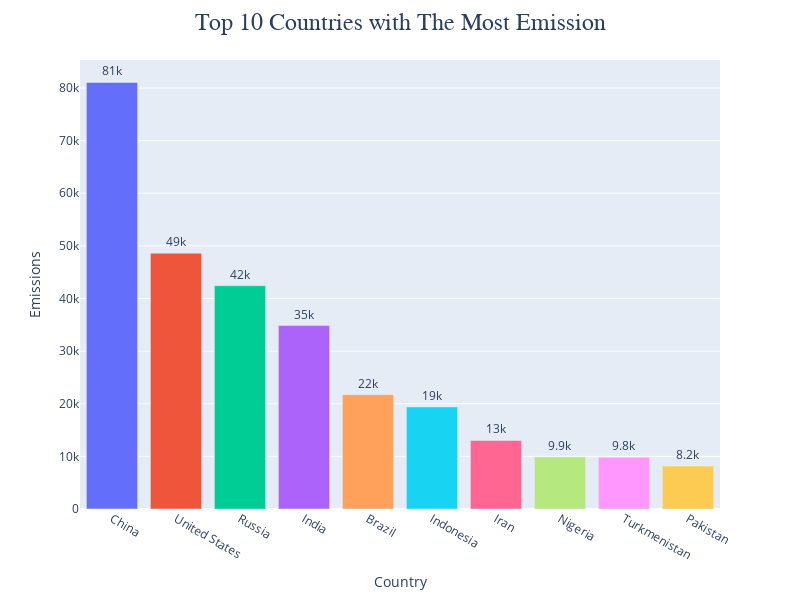

Write notebook code for a chart like this one.
### Code cell
fig = px.bar(result, y='Emissions', x='Country', text_auto='.2s',color='Country'
            )
fig.update_traces(textfont_size=12, textangle=0, textposition="outside", cliponaxis=False)
fig.update_layout(title="Top 10 Countries with The Most Emission" , title_font_size=24, title_font_family='Arial',title_x=0.5)

fig.update_layout(height=600, width=800)
# Center the title
fig.update_layout(title_x=0.5)
fig.update_layout(showlegend=False)
fig.show()

### Figure 1 — Plotly figure (JSON) as saved in the notebook; plotly's stock layout.template omitted (floating-point values rounded to 4 significant figures)
{"data": [{"alignmentgroup": "True", "cliponaxis": false, "hovertemplate": "Country=%{x}<br>Emissions=%{y}<extra></extra>", "legendgroup": "China", "marker": {"color": "#636efa", "pattern": {"shape": ""}}, "name": "China", "offsetgroup": "China", "orientation": "v", "showlegend": true, "textangle": 0, "textfont": {"size": 12}, "textposition": "outside", "texttemplate": "%{y:.2s}", "type": "bar", "x": ["China"], "xaxis": "x", "y": [81050.0], "yaxis": "y"}, {"alignmentgroup": "True", "cliponaxis": false, "hovertemplate": "Country=%{x}<br>Emissions=%{y}<extra></extra>", "legendgroup": "United States", "marker": {"color": "#EF553B", "pattern": {"shape": ""}}, "name": "United States", "offsetgroup": "United States", "orientation": "v", "showlegend": true, "textangle": 0, "textfont": {"size": 12}, "textposition": "outside", "texttemplate": "%{y:.2s}", "type": "bar", "x": ["United States"], "xaxis": "x", "y": [48600.0], "yaxis": "y"}, {"alignmentgroup": "True", "cliponaxis": false, "hovertemplate": "Country=%{x}<br>Emissions=%{y}<extra></extra>", "legendgroup": "Russia", "marker": {"color": "#00cc96", "pattern": {"shape": ""}}, "name": "Russia", "offsetgroup": "Russia", "orientation": "v", "showlegend": true, "textangle": 0, "textfont": {"size": 12}, "textposition": "outside", "texttemplate": "%{y:.2s}", "type": "bar", "x": ["Russia"], "xaxis": "x", "y": [42430.0], "yaxis": "y"}, {"alignmentgroup": "True", "cliponaxis": false, "hovertemplate": "Country=%{x}<br>Emissions=%{y}<extra></extra>", "legendgroup": "India", "marker": {"color": "#ab63fa", "pattern": {"shape": ""}}, "name": "India", "offsetgroup": "India", "orientation": "v", "showlegend": true, "textangle": 0, "textfont": {"size": 12}, "textposition": "outside", "texttemplate": "%{y:.2s}", "type": "bar", "x": ["India"], "xaxis": "x", "y": [34850.0], "yaxis": "y"}, {"alignmentgroup": "True", "cliponaxis": false, "hovertemplate": "Country=%{x}<br>Emissions=%{y}<extra></extra>", "legendgroup": "Brazil", "marker": {"color": "#FFA15A", "pattern": {"shape": ""}}, "name": "Brazil", "offsetgroup": "Brazil", "orientation": "v", "showlegend": true, "textangle": 0, "textfont": {"size": 12}, "textposition": "outside", "texttemplate": "%{y:.2s}", "type": "bar", "x": ["Brazil"], "xaxis": "x", "y": [21720.0], "yaxis": "y"}, {"alignmentgroup": "True", "cliponaxis": false, "hovertemplate": "Country=%{x}<br>Emissions=%{y}<extra></extra>", "legendgroup": "Indonesia", "marker": {"color": "#19d3f3", "pattern": {"shape": ""}}, "name": "Indonesia", "offsetgroup": "Indonesia", "orientation": "v", "showlegend": true, "textangle": 0, "textfont": {"size": 12}, "textposition": "outside", "texttemplate": "%{y:.2s}", "type": "bar", "x": ["Indonesia"], "xaxis": "x", "y": [19400.0], "yaxis": "y"}, {"alignmentgroup": "True", "cliponaxis": false, "hovertemplate": "Country=%{x}<br>Emissions=%{y}<extra></extra>", "legendgroup": "Iran", "marker": {"color": "#FF6692", "pattern": {"shape": ""}}, "name": "Iran", "offsetgroup": "Iran", "orientation": "v", "showlegend": true, "textangle": 0, "textfont": {"size": 12}, "textposition": "outside", "texttemplate": "%{y:.2s}", "type": "bar", "x": ["Iran"], "xaxis": "x", "y": [13030.0], "yaxis": "y"}, {"alignmentgroup": "True", "cliponaxis": false, "hovertemplate": "Country=%{x}<br>Emissions=%{y}<extra></extra>", "legendgroup": "Nigeria", "marker": {"color": "#B6E880", "pattern": {"shape": ""}}, "name": "Nigeria", "offsetgroup": "Nigeria", "orientation": "v", "showlegend": true, "textangle": 0, "textfont": {"size": 12}, "textposition": "outside", "texttemplate": "%{y:.2s}", "type": "bar", "x": ["Nigeria"], "xaxis": "x", "y": [9904.0], "yaxis": "y"}, {"alignmentgroup": "True", "cliponaxis": false, "hovertemplate": "Country=%{x}<br>Emissions=%{y}<extra></extra>", "legendgroup": "Turkmenistan", "marker": {"color": "#FF97FF", "pattern": {"shape": ""}}, "name": "Turkmenistan", "offsetgroup": "Turkmenistan", "orientation": "v", "showlegend": true, "textangle": 0, "textfont": {"size": 12}, "textposition": "outside", "texttemplate": "%{y:.2s}", "type": "bar", "x": ["Turkmenistan"], "xaxis": "x", "y": [9834.0], "yaxis": "y"}, {"alignmentgroup": "True", "cliponaxis": false, "hovertemplate": "Country=%{x}<br>Emissions=%{y}<extra></extra>", "legendgroup": "Pakistan", "marker": {"color": "#FECB52", "pattern": {"shape": ""}}, "name": "Pakistan", "offsetgroup": "Pakistan", "orientation": "v", "showlegend": true, "textangle": 0, "textfont": {"size": 12}, "textposition": "outside", "texttemplate": "%{y:.2s}", "type": "bar", "x": ["Pakistan"], "xaxis": "x", "y": [8171.0], "yaxis": "y"}], "layout": {"barmode": "relative", "height": 600, "legend": {"title": {"text": "Country"}, "tracegroupgap": 0}, "margin": {"t": 60}, "showlegend": false, "title": {"font": {"family": "Arial", "size": 24}, "text": "Top 10 Countries with The Most Emission", "x": 0.5}, "width": 800, "xaxis": {"anchor": "y", "categoryarray": ["China", "United States", "Russia", "India", "Brazil", "Indonesia", "Iran", "Nigeria", "Turkmenistan", "Pakistan"], "categoryorder": "array", "domain": [0, 1], "title": {"text": "Country"}}, "yaxis": {"anchor": "x", "domain": [0, 1], "title": {"text": "Emissions"}}}}
